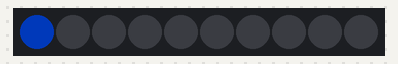
The program below on a simulated CircuitPython board. On the bench: 10 RGB LEDs in strip order, left to right. Dim RGB values are drawn brighter than linear; random numbers come from a fixed seed.

Above: at 0.1 s.
At 1.1 s:
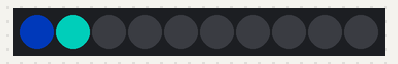
At 8.1 s:
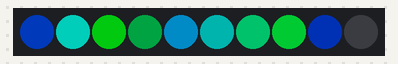
At 19.1 s:
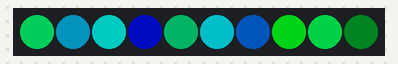
At 31.1 s:
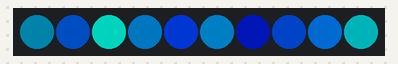
At 38.1 s:
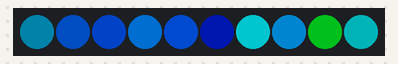

The program:

main_aqua_shift.py
```python
import board
import neopixel
import time
import random

pixpin = board.D1
numpix = 10

# brightness goes from 0 (no light) to 1.0 (full brightness)
# auto_write=True makes it so you don't have to call strip.write()
#   to change a value, but it makes thing slower(?)
strip = neopixel.NeoPixel(pixpin, numpix, brightness=0.5, auto_write=False)

# this will be used as in incrementor, to keep track of which neopixel
#   we are currently looking at
i = 0

# this just turns off all of the neopixels to start
# it is nice for making sure the code updated :)
strip.fill((0, 0, 0))

while True:
    # set the current LED to a random color of aqua
    # red is zero
    # green is a random value between 120 and 255
    # blue is a random value between 120 and 255
    strip[i] = (0, random.randrange(10, 255, 1), random.randrange(0, 255, 1))
    strip.write()
    # wait a second
    time.sleep(1)
    # move on to the next neopixel in the strip
    i = i + 1
    # if incrementing i took us past the end of the strip, go back to start
    if i >= numpix:
        i = 0
```

Measured:
- what the display in image 1 shows lasts 1.0 s, from 1.0 s to 2.0 s
